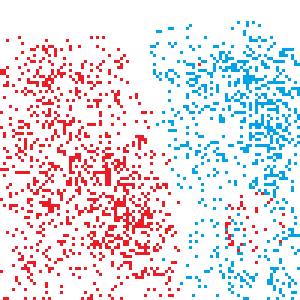
#> input picture svm/dataset.png, 100 x 100 px (shown 3 times larger)
$ jupyter execute 'margins_&_kernels.ipynb'
#> lines starting #> are read from the running program, lines starting #| are printed output that depends on the picture
[cell 1]
import numpy as np
import matplotlib.pyplot as plt
from matplotlib.colors  import ListedColormap
from PIL import Image
import math
import pandas as pd
from sklearn.svm import SVC

[cell 2]
dataset_image = "dataset.png"
rgb_code_dictionary={(255,255,255): -1, (255,0,0):0, (0,0,255):1}

[cell 3]
def distance(c1, c2):
    (r1,g1,b1) = c1
    (r2,g2,b2) = c2
    return math.sqrt((r1 - r2)**2 + (g1 - g2) ** 2 + (b1 - b2) **2)
def get_closest(point):
    colors = list(rgb_code_dictionary.keys())
    closest_colors = sorted(colors, key=lambda color: distance(color, point))
    closest_color = closest_colors[0]
    code = rgb_code_dictionary[closest_color]
    return code

[cell 4]
def write_data_to_csv(source: str, dest_path: str):
#> called with source = 'dataset.png', dest_path = 'dataset.csv'
    image = Image.open(source)
#> image is the input picture: PIL image 100x100 RGB; mean R, G, B 234.8, 225.1, 231
    image =image.convert('RGB')
    width, height = image.size
#> width = 100; height = 100
    with open(dest_path, 'w') as dest_file:
        for x in range(0, width):
            for y in range(0, height):
                if(get_closest(image.getpixel((x,y)))!=-1):
                    dest_file.write(f'{x};{y};{get_closest(image.getpixel((x,y))[0:3])}\n')

[cell 5]
def read_dataset_from_csv(dataset):
    dataset_df = pd.read_csv(dataset, sep=';', names=['x', 'y', 'label'])
    X = dataset_df.iloc[:, 0:2]
    y = dataset_df.iloc[:, 2]
    return(X,y)

[cell 6]
def divide_dataset(X):
    np.random.shuffle(X)
    training, test = X[:math.floor(0.7*X.shape[0]),:], X[math.floor(0.7*X.shape[0]):,:]
    return training, test

[cell 7]
write_data_to_csv(dataset_image,'dataset.csv')

[cell 8]
X, y = read_dataset_from_csv('dataset.csv')
X = np.array(X)
y = np.array(y)

[cell 9]
cmap = ListedColormap(['#FF0000','#0000FF'])

[cell 10]
plt.figure(figsize=(15,15))
plt.scatter(X[:,0],X[:,1], c=y, cmap = cmap)
plt.gca().invert_yaxis()
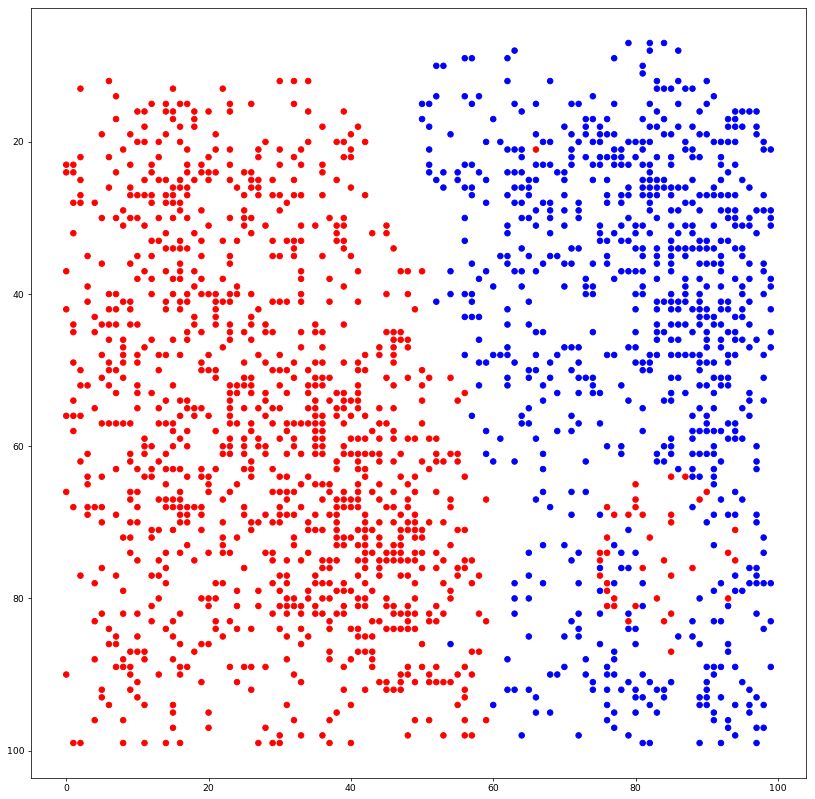
#> figure drawn by matplotlib, 1 panel
